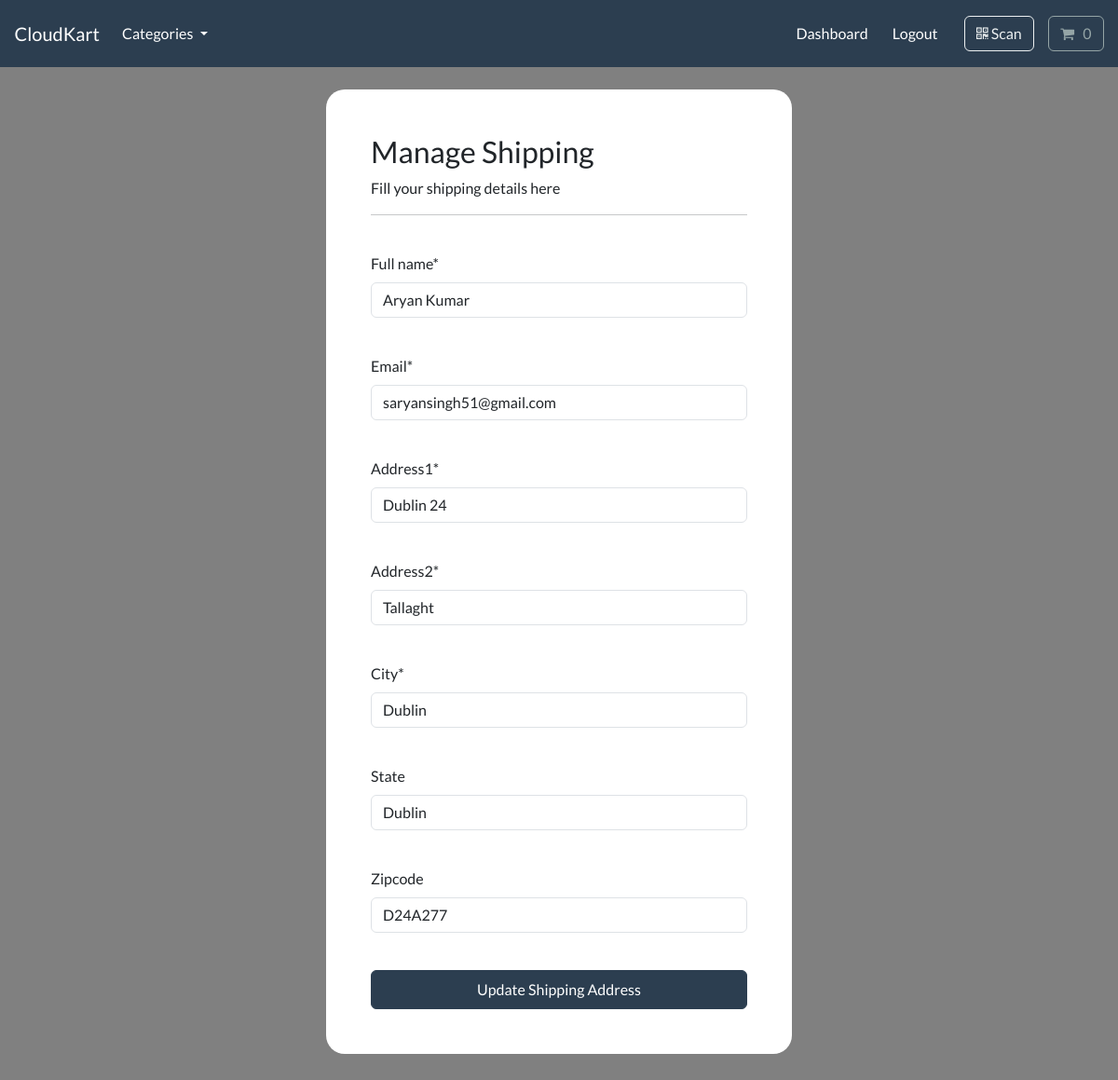
The page /account/manage-shipping (signed in) on the database its author committed.
### payment/models.py (models this page shows, shortened)
class ShippingAddress(models.Model):
    full_name = models.CharField(max_length=300)
    email = models.EmailField(max_length=255)
    address1 = models.CharField(max_length=300)
    address2 = models.CharField(max_length=255)
    city = models.CharField(max_length=255)
    state = models.CharField(max_length=255, null=True, blank=True)
    zipcode = models.CharField(max_length=300, null=True,blank=True)
    user = models.ForeignKey(User, on_delete=models.CASCADE, null=True, blank=True)
    class Meta:
        verbose_name_plural = 'Shipping Address'

### account/views.py (the view, shortened to what this page needs)
# urls.py: path('manage-shipping', views.manage_shipping,name='manage-shipping'),
@login_required(login_url='my-login')
def manage_shipping(request):
    try:
        shipping = ShippingAddress.objects.get(user=request.user.id)
    except ShippingAddress.DoesNotExist:
        shipping = None
    form = ShippinForm(instance=shipping)
    context = {'form':form}
    return render(request,'account/manage-shipping.html',context=context)

### payment/forms.py
class ShippinForm(forms.ModelForm):
    class Meta:
        model = ShippingAddress
        fields = ['full_name','email','address1','address2','city','state','zipcode']
        exclude =['user',]

### cart/cart.py (called while the page is built)
    def __len__(self):
        return sum(item['qty'] for item in self.cart.values())

### cart/context_processors.py (called while the page is built)
def cart(request):
    return {'cart': Cart(request)}

### store/models.py (called while the page is built)
    def get_absolute_url(self):
        return reverse('list-category', args=[self.slug])

### store/views.py (called while the page is built)
def categories(request):
    all_categories = Category.objects.all()
    return {'all_categories': all_categories}

### account/templates/account/manage-shipping.html (shortened to what this page needs)
{% include "store/base.html" %}
{% load static %}
{% load crispy_forms_tags %}
{% block content %}
    <body>
        <br>
        <div class="container bg-white shadow-md p-5 form-layout">
            <h3> Manage Shipping </h3>
            <p>Fill your shipping details here</p>
            <hr>
            <br>
            <form method="POST" autocomplete="off">
                {{form.full_name|as_crispy_field}}
                <br>
                {{form.email|as_crispy_field}}
                <br>
                {{form.address1|as_crispy_field}}
                <br>
                {{form.address2|as_crispy_field}}
                <br>
                {{form.city|as_crispy_field}}
                <br>
                {{form.state|as_crispy_field}}
                <br>
                {{form.zipcode|as_crispy_field}}
                <br>
                <button type="submit" class="btn btn-primary navbar-btn text-white w-100 p-2">Update Shipping Address</button>
            </form>
        </div>
    </body>
{% endblock %}

### static/css/styles.css (style rules this page uses)
.form-layout { border-radius: 20px; width: 500px; }

### account/templates/account/manage-shipping.html (style rules this page uses)
body { background-color: gray; }

### rows shown on the page
ShippingAddress: full_name "Aryan Kumar", email "saryansingh51@gmail.com", address1 "Dublin 24", address2 "Tallaght", city "Dublin", state "Dublin", zipcode "D24A277"
